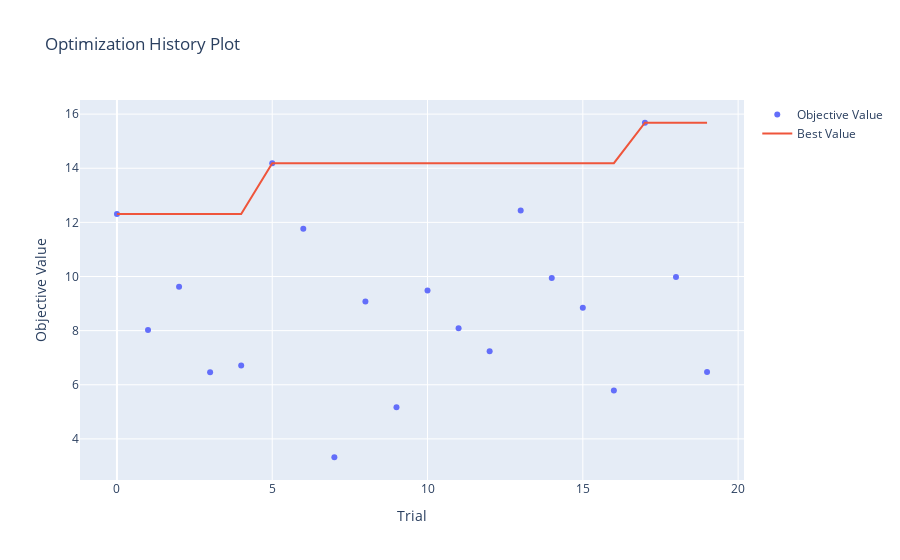

Write notebook code for a chart like this one.
### Code cell
# Load optuna database and plot study results
from optuna.visualization import plot_optimization_history, plot_param_importances

study = optuna.load_study(
    study_name=model_name,
    storage='sqlite:///'+join(model_dir, 'optuna_study.db')
)

plot_optimization_history(study)

### Figure 1 — Plotly figure (JSON) as saved in the notebook; plotly's stock layout.template omitted (floating-point values rounded to 4 significant figures)
{"data": [{"mode": "markers", "name": "Objective Value", "type": "scatter", "x": [0, 1, 2, 3, 4, 5, 6, 7, 8, 9, 10, 11, 12, 13, 14, 15, 16, 17, 18, 19], "y": [12.31, 8.026, 9.617, 6.461, 6.715, 14.19, 11.76, 3.321, 9.076, 5.165, 9.481, 8.092, 7.234, 12.44, 9.945, 8.848, 5.788, 15.68, 9.985, 6.474]}, {"mode": "lines", "name": "Best Value", "type": "scatter", "x": [0, 1, 2, 3, 4, 5, 6, 7, 8, 9, 10, 11, 12, 13, 14, 15, 16, 17, 18, 19], "y": [12.31, 12.31, 12.31, 12.31, 12.31, 14.19, 14.19, 14.19, 14.19, 14.19, 14.19, 14.19, 14.19, 14.19, 14.19, 14.19, 14.19, 15.68, 15.68, 15.68]}, {"marker": {"color": "#cccccc"}, "mode": "markers", "name": "Infeasible Trial", "showlegend": false, "type": "scatter", "x": [], "y": []}], "layout": {"title": {"text": "Optimization History Plot"}, "xaxis": {"title": {"text": "Trial"}}, "yaxis": {"title": {"text": "Objective Value"}}}}
